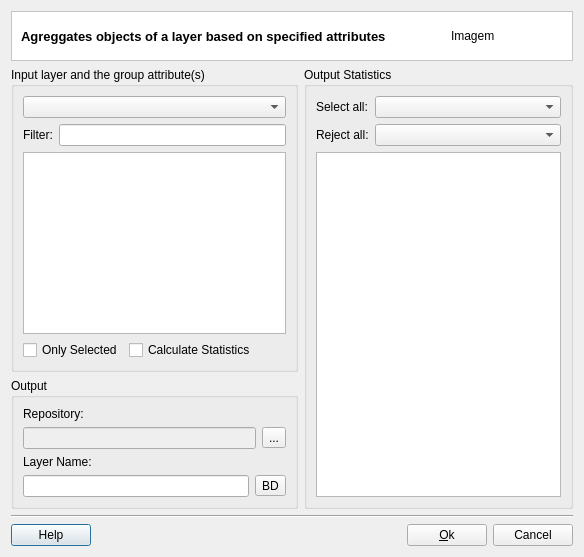
<?xml version="1.0" encoding="UTF-8"?>
<ui version="4.0">
 <class>AggregationDialogForm</class>
 <widget class="QDialog" name="AggregationDialogForm">
  <property name="geometry">
   <rect>
    <x>0</x>
    <y>0</y>
    <width>584</width>
    <height>557</height>
   </rect>
  </property>
  <property name="windowTitle">
   <string>Aggregation Operation</string>
  </property>
  <layout class="QGridLayout" name="gridLayout_15">
   <item row="0" column="0">
    <layout class="QGridLayout" name="gridLayout_14">
     <item row="0" column="0">
      <widget class="QFrame" name="frame_2">
       <property name="styleSheet">
        <string notr="true">QWidget { background: white }</string>
       </property>
       <property name="frameShape">
        <enum>QFrame::StyledPanel</enum>
       </property>
       <property name="frameShadow">
        <enum>QFrame::Sunken</enum>
       </property>
       <layout class="QGridLayout" name="gridLayout" columnstretch="1,0">
        <property name="topMargin">
         <number>0</number>
        </property>
        <property name="bottomMargin">
         <number>0</number>
        </property>
        <property name="horizontalSpacing">
         <number>9</number>
        </property>
        <item row="0" column="0">
         <widget class="QLabel" name="m_datasourceTypeTitleLabel">
          <property name="font">
           <font>
            <pointsize>10</pointsize>
            <weight>75</weight>
            <bold>true</bold>
           </font>
          </property>
          <property name="text">
           <string>Agreggates objects of a layer based on specified attributes</string>
          </property>
         </widget>
        </item>
        <item row="0" column="1">
         <widget class="QLabel" name="m_imgLabel">
          <property name="minimumSize">
           <size>
            <width>112</width>
            <height>48</height>
           </size>
          </property>
          <property name="maximumSize">
           <size>
            <width>48</width>
            <height>48</height>
           </size>
          </property>
          <property name="text">
           <string>Imagem</string>
          </property>
         </widget>
        </item>
       </layout>
      </widget>
     </item>
     <item row="1" column="0">
      <layout class="QGridLayout" name="gridLayout_13">
       <item row="0" column="0">
        <layout class="QGridLayout" name="gridLayout_9">
         <item row="0" column="0">
          <widget class="QGroupBox" name="groupBox">
           <property name="title">
            <string>Input layer and the group attribute(s)</string>
           </property>
           <layout class="QGridLayout" name="gridLayout_4">
            <item row="0" column="0">
             <layout class="QGridLayout" name="gridLayout_12">
              <item row="1" column="0">
               <widget class="QComboBox" name="m_layersComboBox"/>
              </item>
              <item row="3" column="0">
               <widget class="QListWidget" name="m_propertieslistWidget">
                <property name="selectionMode">
                 <enum>QAbstractItemView::MultiSelection</enum>
                </property>
               </widget>
              </item>
              <item row="2" column="0">
               <layout class="QGridLayout" name="gridLayout_5">
                <item row="0" column="0">
                 <widget class="QLabel" name="label_6">
                  <property name="text">
                   <string>Filter:</string>
                  </property>
                 </widget>
                </item>
                <item row="0" column="1">
                 <widget class="QLineEdit" name="m_filterLineEdit"/>
                </item>
               </layout>
              </item>
             </layout>
            </item>
            <item row="1" column="0">
             <layout class="QGridLayout" name="gridLayout_10" columnstretch="0,0,1">
              <item row="0" column="2">
               <spacer name="horizontalSpacer_2">
                <property name="orientation">
                 <enum>Qt::Horizontal</enum>
                </property>
                <property name="sizeHint" stdset="0">
                 <size>
                  <width>41</width>
                  <height>20</height>
                 </size>
                </property>
               </spacer>
              </item>
              <item row="0" column="1">
               <widget class="QCheckBox" name="m_calcStatCheckBox">
                <property name="text">
                 <string>Calculate Statistics</string>
                </property>
               </widget>
              </item>
              <item row="0" column="0">
               <widget class="QCheckBox" name="m_onlySelectedCheckBox">
                <property name="enabled">
                 <bool>true</bool>
                </property>
                <property name="text">
                 <string>Only Selected</string>
                </property>
               </widget>
              </item>
             </layout>
            </item>
           </layout>
          </widget>
         </item>
         <item row="1" column="0">
          <widget class="QGroupBox" name="groupBox_2">
           <property name="sizePolicy">
            <sizepolicy hsizetype="Preferred" vsizetype="Preferred">
             <horstretch>0</horstretch>
             <verstretch>0</verstretch>
            </sizepolicy>
           </property>
           <property name="title">
            <string>Output</string>
           </property>
           <layout class="QGridLayout" name="gridLayout_8">
            <item row="0" column="0">
             <layout class="QGridLayout" name="gridLayout_7">
              <item row="0" column="0">
               <layout class="QGridLayout" name="gridLayout_3">
                <item row="0" column="0">
                 <widget class="QLabel" name="label_4">
                  <property name="text">
                   <string>Repository:</string>
                  </property>
                 </widget>
                </item>
                <item row="1" column="0">
                 <widget class="QLineEdit" name="m_repositoryLineEdit">
                  <property name="enabled">
                   <bool>false</bool>
                  </property>
                 </widget>
                </item>
                <item row="1" column="1">
                 <widget class="QToolButton" name="m_targetFileToolButton">
                  <property name="minimumSize">
                   <size>
                    <width>0</width>
                    <height>0</height>
                   </size>
                  </property>
                  <property name="text">
                   <string>...</string>
                  </property>
                 </widget>
                </item>
               </layout>
              </item>
              <item row="1" column="0">
               <layout class="QGridLayout" name="gridLayout_6">
                <item row="0" column="0">
                 <widget class="QLabel" name="label_3">
                  <property name="text">
                   <string>Layer Name:</string>
                  </property>
                 </widget>
                </item>
                <item row="1" column="0">
                 <widget class="QLineEdit" name="m_newLayerNameLineEdit">
                  <property name="readOnly">
                   <bool>false</bool>
                  </property>
                 </widget>
                </item>
                <item row="1" column="1">
                 <widget class="QToolButton" name="m_targetDatasourceToolButton">
                  <property name="minimumSize">
                   <size>
                    <width>0</width>
                    <height>0</height>
                   </size>
                  </property>
                  <property name="text">
                   <string>BD</string>
                  </property>
                 </widget>
                </item>
               </layout>
              </item>
             </layout>
            </item>
           </layout>
          </widget>
         </item>
        </layout>
       </item>
       <item row="0" column="1">
        <widget class="QGroupBox" name="m_outputStatisticsGroupBox">
         <property name="title">
          <string>Output Statistics</string>
         </property>
         <layout class="QGridLayout" name="gridLayout_11">
          <item row="0" column="0">
           <layout class="QHBoxLayout" name="horizontalLayout_2">
            <item>
             <layout class="QVBoxLayout" name="verticalLayout_4">
              <item>
               <widget class="QLabel" name="m_selectAllLabel">
                <property name="text">
                 <string>Select all:</string>
                </property>
               </widget>
              </item>
              <item>
               <widget class="QLabel" name="m_rejectAllLabel">
                <property name="text">
                 <string>Reject all:</string>
                </property>
               </widget>
              </item>
             </layout>
            </item>
            <item>
             <layout class="QVBoxLayout" name="verticalLayout_2">
              <item>
               <widget class="QComboBox" name="m_selectAllComboBox">
                <property name="sizePolicy">
                 <sizepolicy hsizetype="MinimumExpanding" vsizetype="Fixed">
                  <horstretch>0</horstretch>
                  <verstretch>0</verstretch>
                 </sizepolicy>
                </property>
               </widget>
              </item>
              <item>
               <widget class="QComboBox" name="m_rejectAllComboBox">
                <property name="sizePolicy">
                 <sizepolicy hsizetype="MinimumExpanding" vsizetype="Fixed">
                  <horstretch>0</horstretch>
                  <verstretch>0</verstretch>
                 </sizepolicy>
                </property>
               </widget>
              </item>
             </layout>
            </item>
           </layout>
          </item>
          <item row="1" column="0">
           <widget class="QListWidget" name="m_outputListWidget">
            <property name="selectionMode">
             <enum>QAbstractItemView::MultiSelection</enum>
            </property>
           </widget>
          </item>
         </layout>
        </widget>
       </item>
      </layout>
     </item>
     <item row="2" column="0">
      <widget class="Line" name="line_2">
       <property name="orientation">
        <enum>Qt::Horizontal</enum>
       </property>
      </widget>
     </item>
     <item row="3" column="0">
      <layout class="QGridLayout" name="gridLayout_2">
       <item row="0" column="0">
        <widget class="te::qt::widgets::HelpPushButton" name="m_helpPushButton">
         <property name="text">
          <string>Help</string>
         </property>
        </widget>
       </item>
       <item row="0" column="1">
        <spacer name="horizontalSpacer">
         <property name="orientation">
          <enum>Qt::Horizontal</enum>
         </property>
         <property name="sizeHint" stdset="0">
          <size>
           <width>40</width>
           <height>20</height>
          </size>
         </property>
        </spacer>
       </item>
       <item row="0" column="2">
        <widget class="QPushButton" name="m_okPushButton">
         <property name="text">
          <string>&amp;Ok</string>
         </property>
        </widget>
       </item>
       <item row="0" column="3">
        <widget class="QPushButton" name="m_cancelPushButton">
         <property name="text">
          <string>Cancel</string>
         </property>
        </widget>
       </item>
      </layout>
     </item>
    </layout>
   </item>
  </layout>
 </widget>
 <customwidgets>
  <customwidget>
   <class>te::qt::widgets::HelpPushButton</class>
   <extends>QPushButton</extends>
   <header>terralib/qt/widgets/help/HelpPushButton.h</header>
  </customwidget>
 </customwidgets>
 <resources/>
 <connections/>
</ui>
